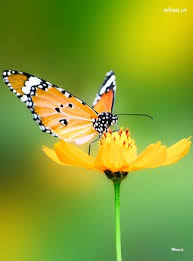
#> input picture digitalImage/butterfly.jpg, 193 x 261 px
$ python sharpen.py
#> lines starting #> are read from the running program, lines starting #| are printed output that depends on the picture
import cv2 as cv
import numpy as np
import os
cwd = os.getcwd()
image = cv.imread(os.path.join(cwd, 'butterfly.jpg'))
#> image is the input picture: shape (261, 193, 3); mean B, G, R 47.3, 159.8, 134.6
kernel = np.array([[-1, -1, -1],
                   [-1, 9, -1],
                   [-1, -1, -1]])
sharpened = cv.filter2D(image, -1, kernel)
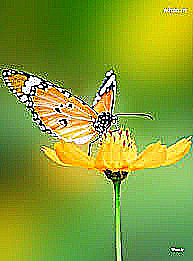
#> sharpened: shape (261, 193, 3); mean B, G, R 50, 158.9, 132.6
# applying the sharpening kernel to the input image & displaying it.
cv.imshow('original Image', image)
cv.imshow('Image Sharpening', sharpened)
cv.waitKey(0)
cv.destroyAllWindows()

$ run again, with digitalImage/bird.jpg copied over digitalImage/butterfly.jpg
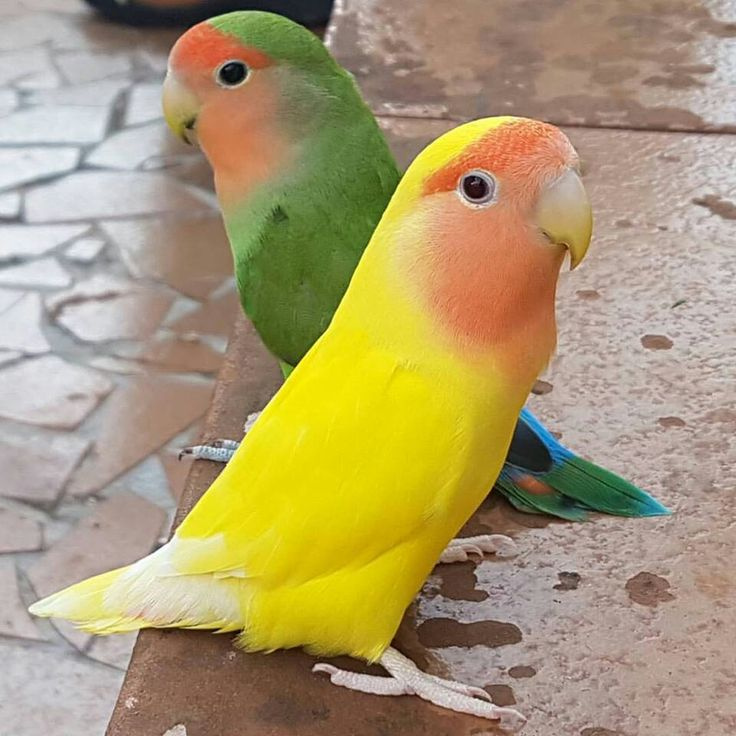
#> input picture digitalImage/bird.jpg, 736 x 736 px
#> image is the input picture: shape (736, 736, 3); mean B, G, R 112.7, 154, 170.7
#> `sharpened = cv.filter2D(image, -1, kernel)`:
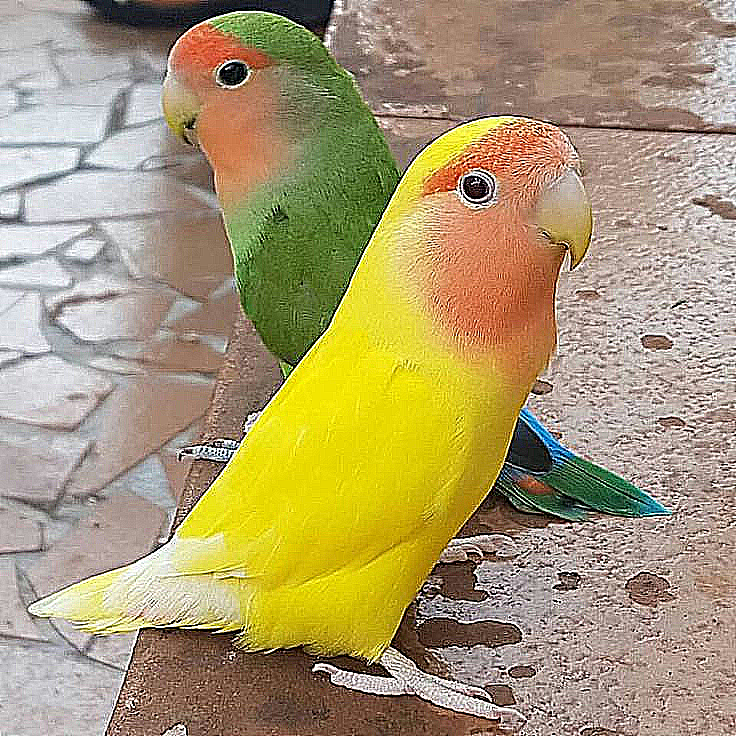
#> sharpened: shape (736, 736, 3); mean B, G, R 113.6, 153.7, 169.7

$ run again, with digitalImage/lion.jpg copied over digitalImage/butterfly.jpg
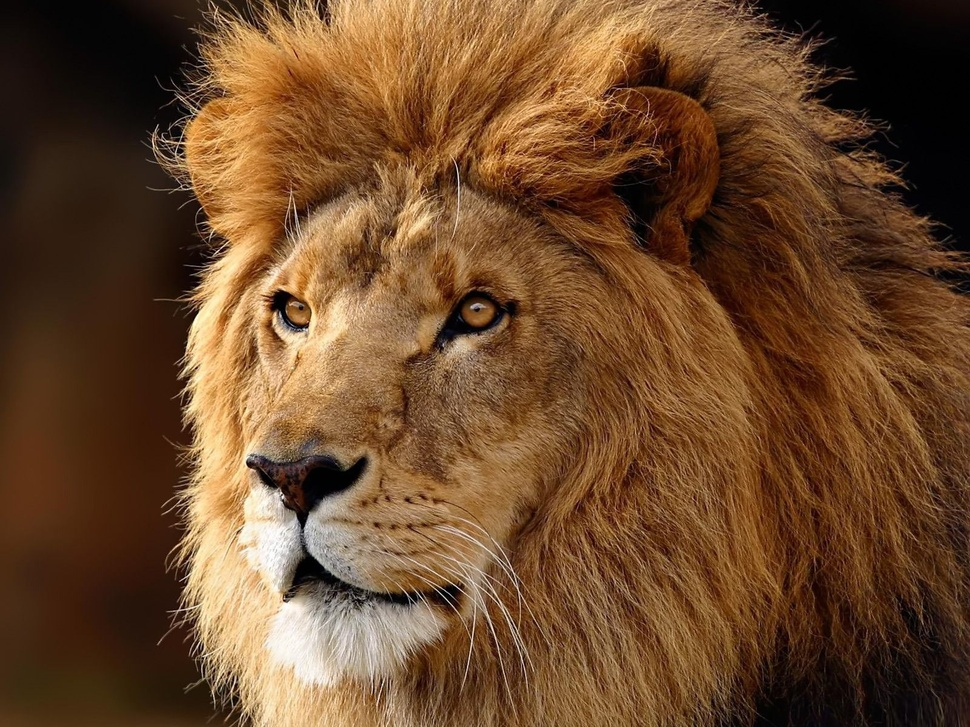
#> input picture digitalImage/lion.jpg, 970 x 727 px, shrunk from 1600 x 1200 before the run
#> image is the input picture: shape (727, 970, 3); mean B, G, R 43.7, 73.1, 107.6
#> `sharpened = cv.filter2D(image, -1, kernel)`:
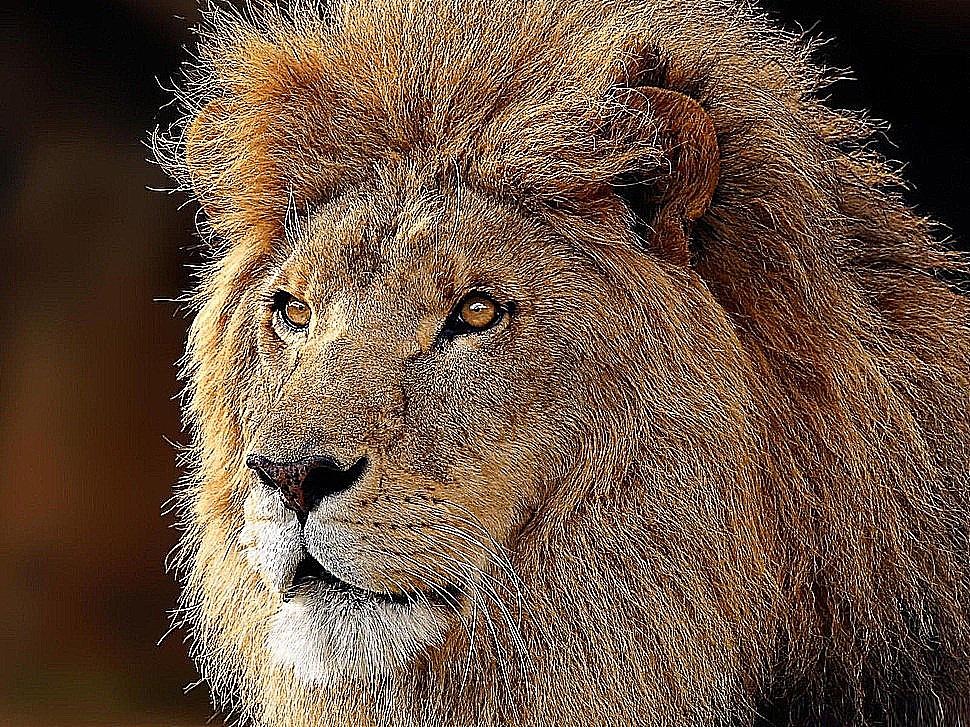
#> sharpened: shape (727, 970, 3); mean B, G, R 61.5, 81.3, 105.3

$ run again, with digitalImage/nature.jpg copied over digitalImage/butterfly.jpg
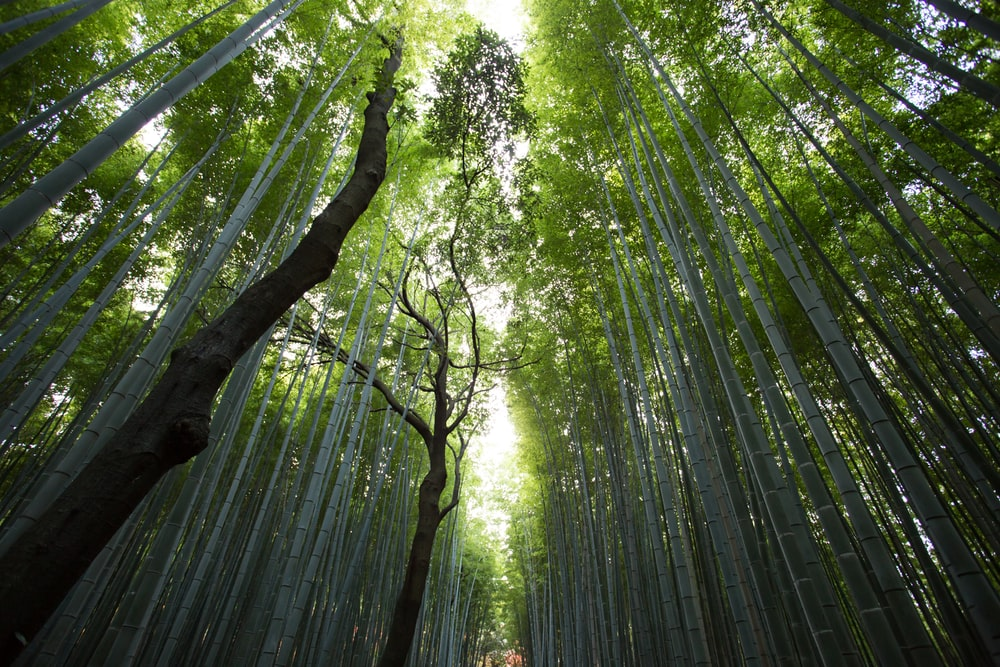
#> input picture digitalImage/nature.jpg, 1000 x 667 px
#> image is the input picture: shape (667, 1000, 3); mean B, G, R 54.6, 86.2, 74.3
#> `sharpened = cv.filter2D(image, -1, kernel)`:
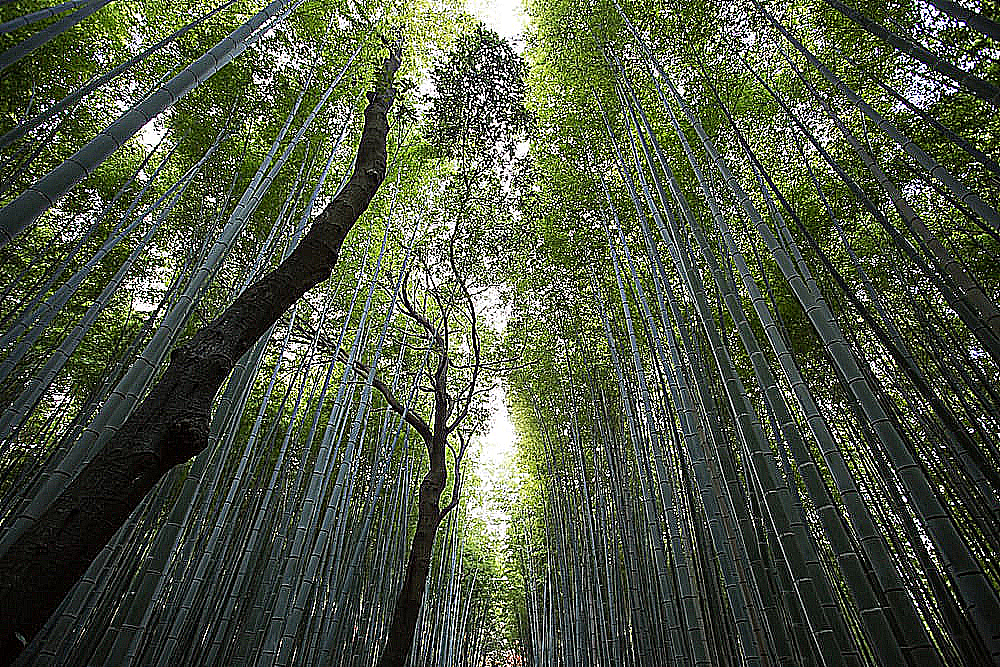
#> sharpened: shape (667, 1000, 3); mean B, G, R 66.5, 84.7, 76.7
